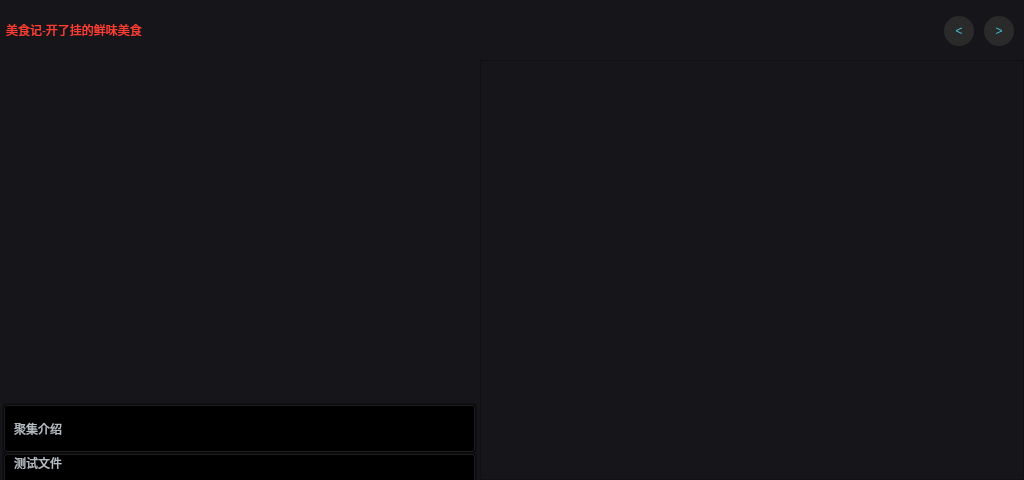
<?xml version="1.0" encoding="UTF-8"?>
<ui version="4.0">
 <class>Container01</class>
 <widget class="QWidget" name="Container01">
  <property name="geometry">
   <rect>
    <x>0</x>
    <y>0</y>
    <width>1024</width>
    <height>480</height>
   </rect>
  </property>
  <property name="minimumSize">
   <size>
    <width>0</width>
    <height>480</height>
   </size>
  </property>
  <property name="maximumSize">
   <size>
    <width>16777215</width>
    <height>16777215</height>
   </size>
  </property>
  <property name="windowTitle">
   <string>Form</string>
  </property>
  <property name="styleSheet">
   <string notr="true"/>
  </property>
  <layout class="QVBoxLayout" name="verticalLayout_6">
   <property name="spacing">
    <number>0</number>
   </property>
   <property name="leftMargin">
    <number>0</number>
   </property>
   <property name="topMargin">
    <number>0</number>
   </property>
   <property name="rightMargin">
    <number>0</number>
   </property>
   <property name="bottomMargin">
    <number>0</number>
   </property>
   <item>
    <layout class="QVBoxLayout" name="verticalLayout_5">
     <property name="spacing">
      <number>0</number>
     </property>
     <item>
      <widget class="QWidget" name="widget_title" native="true">
       <property name="minimumSize">
        <size>
         <width>0</width>
         <height>60</height>
        </size>
       </property>
       <property name="maximumSize">
        <size>
         <width>16777215</width>
         <height>60</height>
        </size>
       </property>
       <property name="styleSheet">
        <string notr="true">#widget_title
{
background-color: #16161a;
}</string>
       </property>
       <layout class="QHBoxLayout" name="horizontalLayout_5">
        <property name="spacing">
         <number>0</number>
        </property>
        <property name="leftMargin">
         <number>0</number>
        </property>
        <property name="topMargin">
         <number>0</number>
        </property>
        <property name="rightMargin">
         <number>0</number>
        </property>
        <property name="bottomMargin">
         <number>0</number>
        </property>
        <item>
         <layout class="QHBoxLayout" name="horizontalLayout_4">
          <item>
           <widget class="QPushButton" name="pushButton_title">
            <property name="minimumSize">
             <size>
              <width>300</width>
              <height>48</height>
             </size>
            </property>
            <property name="maximumSize">
             <size>
              <width>16777215</width>
              <height>48</height>
             </size>
            </property>
            <property name="styleSheet">
             <string notr="true">QPushButton
{
color: #ff3e33;
text-align: left;
padding-left: 6px;
border: none;
font: 800 22px &quot;微软雅黑&quot;;
background-color: transparent;
}</string>
            </property>
            <property name="text">
             <string>美食记-开了挂的鲜味美食</string>
            </property>
           </widget>
          </item>
          <item>
           <spacer name="horizontalSpacer">
            <property name="orientation">
             <enum>Qt::Horizontal</enum>
            </property>
            <property name="sizeHint" stdset="0">
             <size>
              <width>40</width>
              <height>20</height>
             </size>
            </property>
           </spacer>
          </item>
          <item>
           <widget class="QFrame" name="frame_leftright">
            <property name="minimumSize">
             <size>
              <width>90</width>
              <height>48</height>
             </size>
            </property>
            <property name="maximumSize">
             <size>
              <width>90</width>
              <height>48</height>
             </size>
            </property>
            <property name="styleSheet">
             <string notr="true">#frame_leftright
{
background-color: transparent;
}</string>
            </property>
            <property name="frameShape">
             <enum>QFrame::StyledPanel</enum>
            </property>
            <property name="frameShadow">
             <enum>QFrame::Raised</enum>
            </property>
            <layout class="QHBoxLayout" name="horizontalLayout_3">
             <item>
              <widget class="QPushButton" name="pushButton_left">
               <property name="minimumSize">
                <size>
                 <width>30</width>
                 <height>30</height>
                </size>
               </property>
               <property name="maximumSize">
                <size>
                 <width>30</width>
                 <height>30</height>
                </size>
               </property>
               <property name="styleSheet">
                <string notr="true">QPushButton
{
border: none;
color: #45c3dc;
font: 800 16px &quot;微软雅黑&quot;;
border-radius: 15px;
background-color: #2a2a2b;
}

QPushButton:hover
{
color: white;
}</string>
               </property>
               <property name="text">
                <string>&lt;</string>
               </property>
              </widget>
             </item>
             <item>
              <spacer name="horizontalSpacer_2">
               <property name="orientation">
                <enum>Qt::Horizontal</enum>
               </property>
               <property name="sizeHint" stdset="0">
                <size>
                 <width>388</width>
                 <height>20</height>
                </size>
               </property>
              </spacer>
             </item>
             <item>
              <widget class="QPushButton" name="pushButton_right">
               <property name="minimumSize">
                <size>
                 <width>30</width>
                 <height>30</height>
                </size>
               </property>
               <property name="maximumSize">
                <size>
                 <width>30</width>
                 <height>30</height>
                </size>
               </property>
               <property name="styleSheet">
                <string notr="true">QPushButton
{
border: none;
color: #45c3dc;
font: 800 16px &quot;微软雅黑&quot;;
border-radius: 15px;
background-color: #2a2a2b;
}

QPushButton:hover
{
color: white;
}</string>
               </property>
               <property name="text">
                <string>&gt;</string>
               </property>
              </widget>
             </item>
            </layout>
           </widget>
          </item>
         </layout>
        </item>
       </layout>
      </widget>
     </item>
     <item>
      <layout class="QHBoxLayout" name="horizontalLayout_2">
       <property name="spacing">
        <number>0</number>
       </property>
       <item>
        <widget class="QWidget" name="widget_left" native="true">
         <property name="minimumSize">
          <size>
           <width>480</width>
           <height>0</height>
          </size>
         </property>
         <property name="maximumSize">
          <size>
           <width>480</width>
           <height>16777215</height>
          </size>
         </property>
         <property name="styleSheet">
          <string notr="true">#widget_left
{
background-color: #16161a;
}</string>
         </property>
         <layout class="QVBoxLayout" name="verticalLayout_4">
          <property name="spacing">
           <number>0</number>
          </property>
          <property name="leftMargin">
           <number>2</number>
          </property>
          <property name="topMargin">
           <number>2</number>
          </property>
          <property name="rightMargin">
           <number>3</number>
          </property>
          <property name="bottomMargin">
           <number>2</number>
          </property>
          <item>
           <layout class="QVBoxLayout" name="verticalLayout_3">
            <property name="spacing">
             <number>6</number>
            </property>
            <item>
             <widget class="SubUnitItem" name="label_leftpic">
              <property name="minimumSize">
               <size>
                <width>476</width>
                <height>330</height>
               </size>
              </property>
              <property name="styleSheet">
               <string notr="true">QLabel
{
border-radius: 10px;
/*border-image: url(:/images/bgpic/cusvideoitem3.png);*/
}</string>
              </property>
              <property name="text">
               <string/>
              </property>
             </widget>
            </item>
            <item>
             <widget class="QFrame" name="frame_bottom">
              <property name="minimumSize">
               <size>
                <width>0</width>
                <height>100</height>
               </size>
              </property>
              <property name="maximumSize">
               <size>
                <width>16777215</width>
                <height>50</height>
               </size>
              </property>
              <property name="styleSheet">
               <string notr="true">#frame_bottom
{
background-color: #16161a;
}</string>
              </property>
              <property name="frameShape">
               <enum>QFrame::StyledPanel</enum>
              </property>
              <property name="frameShadow">
               <enum>QFrame::Raised</enum>
              </property>
              <layout class="QHBoxLayout" name="horizontalLayout">
               <property name="spacing">
                <number>0</number>
               </property>
               <property name="leftMargin">
                <number>0</number>
               </property>
               <property name="topMargin">
                <number>0</number>
               </property>
               <property name="rightMargin">
                <number>0</number>
               </property>
               <property name="bottomMargin">
                <number>0</number>
               </property>
               <item>
                <layout class="QVBoxLayout" name="verticalLayout_2">
                 <property name="spacing">
                  <number>0</number>
                 </property>
                 <item>
                  <widget class="QPushButton" name="pushButton_info1">
                   <property name="minimumSize">
                    <size>
                     <width>0</width>
                     <height>40</height>
                    </size>
                   </property>
                   <property name="maximumSize">
                    <size>
                     <width>16777215</width>
                     <height>60</height>
                    </size>
                   </property>
                   <property name="styleSheet">
                    <string notr="true">QPushButton
{
color: #b7bec3;
font: 400 18px &quot;微软雅黑&quot;;
text-align: left center;
padding-left: 10px;
background-color: transparent;
}

QPushButton:hover
{
color: #35c2d7;
}</string>
                   </property>
                   <property name="text">
                    <string>聚集介绍</string>
                   </property>
                  </widget>
                 </item>
                 <item>
                  <widget class="QPushButton" name="pushButton_info2">
                   <property name="minimumSize">
                    <size>
                     <width>0</width>
                     <height>20</height>
                    </size>
                   </property>
                   <property name="maximumSize">
                    <size>
                     <width>16777215</width>
                     <height>60</height>
                    </size>
                   </property>
                   <property name="styleSheet">
                    <string notr="true">QPushButton
{
color: #b7bec3;
font: 400 14px &quot;微软雅黑&quot;;
text-align: left top;
padding-left: 10px;
background-color: transparent;
}

QPushButton:hover
{
color: #35c2d7;
}</string>
                   </property>
                   <property name="text">
                    <string>测试文件</string>
                   </property>
                  </widget>
                 </item>
                </layout>
               </item>
              </layout>
             </widget>
            </item>
           </layout>
          </item>
         </layout>
        </widget>
       </item>
       <item>
        <widget class="QFrame" name="frame_content">
         <property name="styleSheet">
          <string notr="true">#frame_content
{
background-color: #16161a;
}</string>
         </property>
         <property name="frameShape">
          <enum>QFrame::StyledPanel</enum>
         </property>
         <property name="frameShadow">
          <enum>QFrame::Raised</enum>
         </property>
         <layout class="QVBoxLayout" name="verticalLayout">
          <property name="spacing">
           <number>0</number>
          </property>
          <property name="leftMargin">
           <number>3</number>
          </property>
          <property name="topMargin">
           <number>0</number>
          </property>
          <property name="rightMargin">
           <number>0</number>
          </property>
          <property name="bottomMargin">
           <number>0</number>
          </property>
          <item>
           <widget class="QListWidget" name="listWidget_container01">
            <property name="minimumSize">
             <size>
              <width>0</width>
              <height>210</height>
             </size>
            </property>
            <property name="styleSheet">
             <string notr="true">QListWidget
{
border: none;
background-color: transparent;
}

QListWidget::item
{
color: transparent;
margin:0px 0px;
border-radius: 0px;
background-color: transparent;
}

QListWidget::item:selected
{
/*background-color: rgb(255, 233, 192);*/
}

QListWidget::item:hover
{
/*background-color: rgb(255, 233, 192);*/
}</string>
            </property>
           </widget>
          </item>
          <item>
           <widget class="QListWidget" name="listWidget_container02">
            <property name="minimumSize">
             <size>
              <width>0</width>
              <height>210</height>
             </size>
            </property>
            <property name="styleSheet">
             <string notr="true">QListWidget
{
border: none;
background-color: transparent;
}

QListWidget::item
{
color: transparent;
margin:0px 0px;
border-radius: 0px;
background-color: transparent;
}

QListWidget::item:selected
{
/*background-color: rgb(255, 233, 192);*/
}

QListWidget::item:hover
{
/*background-color: rgb(255, 233, 192);*/
}</string>
            </property>
           </widget>
          </item>
         </layout>
        </widget>
       </item>
      </layout>
     </item>
    </layout>
   </item>
  </layout>
 </widget>
 <customwidgets>
  <customwidget>
   <class>SubUnitItem</class>
   <extends>QLabel</extends>
   <header>mainwidget/subunititems/SubUnitItem.h</header>
  </customwidget>
 </customwidgets>
 <resources/>
 <connections/>
</ui>
